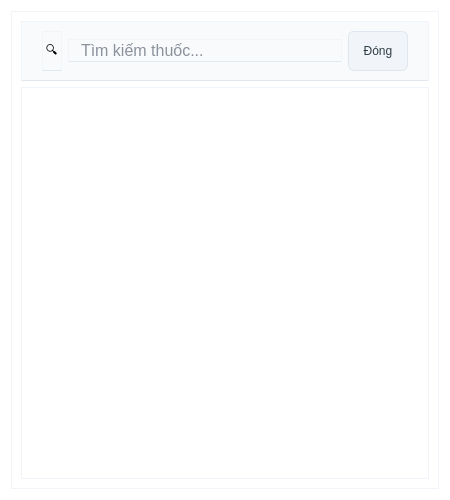
<?xml version="1.0" encoding="UTF-8"?>
<ui version="4.0">
 <class>dlg_search</class>
 <widget class="QDialog" name="dlg_search">
  <property name="geometry">
   <rect>
    <x>0</x>
    <y>0</y>
    <width>450</width>
    <height>500</height>
   </rect>
  </property>
  <property name="styleSheet">
   <string notr="true">
    QDialog { background-color: #FFFFFF; }
    QLineEdit#txt_search {
        border: none;
        padding-left: 10px;
        font-size: 16px;
        color: #1E293B;
        background-color: transparent;
    }
    QListWidget { border: none; background-color: #FFFFFF; outline: none; }
    QListWidget::item { border-bottom: 1px solid #F1F5F9; }
    QListWidget::item:hover { background-color: #F8FAFC; }
   </string>
  </property>
  <layout class="QHBoxLayout" name="horizontalLayout">
   <item>
    <widget class="QFrame" name="main_frame">
     <property name="styleSheet">
      <string notr="true">border: 1px solid #F1F5F9;</string>
     </property>
     <property name="frameShape">
      <enum>QFrame::StyledPanel</enum>
     </property>
     <property name="frameShadow">
      <enum>QFrame::Raised</enum>
     </property>
     <layout class="QVBoxLayout" name="verticalLayout">
      <item>
       <widget class="QFrame" name="frame_search">
        <property name="minimumSize">
         <size>
          <width>0</width>
          <height>60</height>
         </size>
        </property>
        <property name="styleSheet">
         <string notr="true">border-bottom: 1px solid #E2E8F0; background-color: #F8FAFC;</string>
        </property>
        <layout class="QHBoxLayout" name="layout_h_search">
         <property name="leftMargin">
          <number>20</number>
         </property>
         <property name="rightMargin">
          <number>20</number>
         </property>
         <item>
          <widget class="QLabel" name="lbl_icon">
           <property name="text">
            <string>🔍</string>
           </property>
          </widget>
         </item>
         <item>
          <widget class="QLineEdit" name="txt_search">
           <property name="placeholderText">
            <string>Tìm kiếm thuốc...</string>
           </property>
          </widget>
         </item>
         <item>
          <widget class="QPushButton" name="btn_close">
           <property name="sizePolicy">
            <sizepolicy hsizetype="Preferred" vsizetype="Preferred">
             <horstretch>0</horstretch>
             <verstretch>0</verstretch>
            </sizepolicy>
           </property>
           <property name="minimumSize">
            <size>
             <width>60</width>
             <height>30</height>
            </size>
           </property>
           <property name="styleSheet">
            <string notr="true">QPushButton { background-color: #F1F5F9; color: #2F3E46; border: 1px solid #E0E6ED; border-radius: 6px; font-size: 12px; } QPushButton:hover { border-color: #2563EB; color: #2563EB; }</string>
           </property>
           <property name="text">
            <string>Đóng</string>
           </property>
          </widget>
         </item>
        </layout>
       </widget>
      </item>
      <item>
       <widget class="QListWidget" name="list_results">
        <property name="styleSheet">
         <string notr="true"/>
        </property>
       </widget>
      </item>
     </layout>
    </widget>
   </item>
  </layout>
 </widget>
 <resources/>
 <connections/>
</ui>
